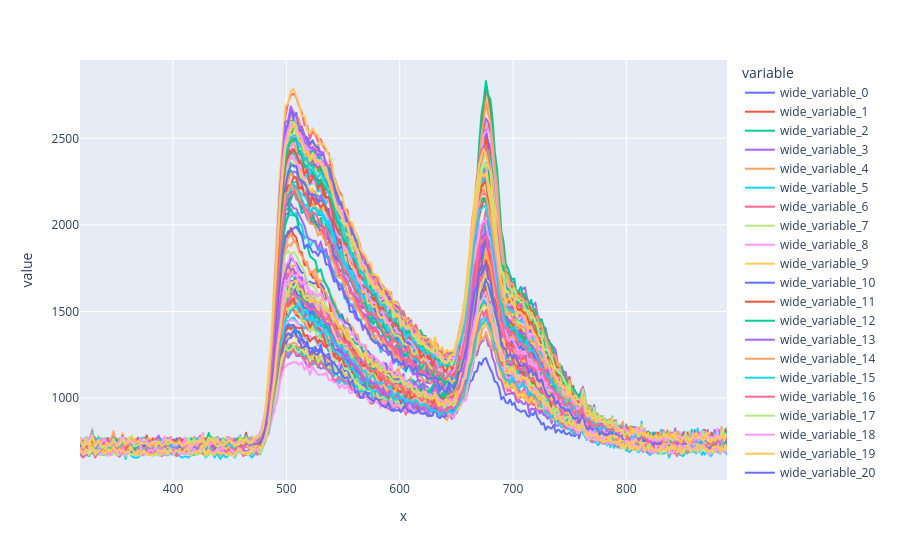

The cell this chart's notebook holds for it:
### Code cell
px.line(df, x=WAVELENGHTS, y=df['dark_spectrum'].tolist())
